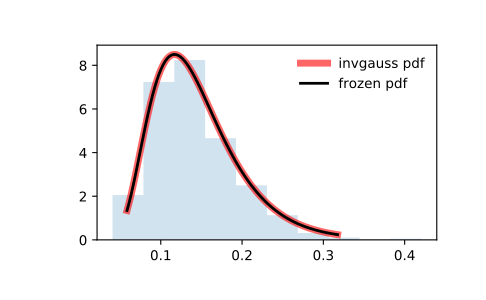

This figure's Python source:
from scipy.stats import invgauss
import matplotlib.pyplot as plt
fig, ax = plt.subplots(1, 1)

# Calculate a few first moments:

mu = 0.145
mean, var, skew, kurt = invgauss.stats(mu, moments='mvsk')

# Display the probability density function (``pdf``):

x = np.linspace(invgauss.ppf(0.01, mu),
                invgauss.ppf(0.99, mu), 100)
ax.plot(x, invgauss.pdf(x, mu),
       'r-', lw=5, alpha=0.6, label='invgauss pdf')

# Alternatively, the distribution object can be called (as a function)
# to fix the shape, location and scale parameters. This returns a "frozen"
# RV object holding the given parameters fixed.

# Freeze the distribution and display the frozen ``pdf``:

rv = invgauss(mu)
ax.plot(x, rv.pdf(x), 'k-', lw=2, label='frozen pdf')

# Check accuracy of ``cdf`` and ``ppf``:

vals = invgauss.ppf([0.001, 0.5, 0.999], mu)
np.allclose([0.001, 0.5, 0.999], invgauss.cdf(vals, mu))
# True

# Generate random numbers:

r = invgauss.rvs(mu, size=1000)

# And compare the histogram:

ax.hist(r, density=True, histtype='stepfilled', alpha=0.2)
ax.legend(loc='best', frameon=False)
plt.show()
